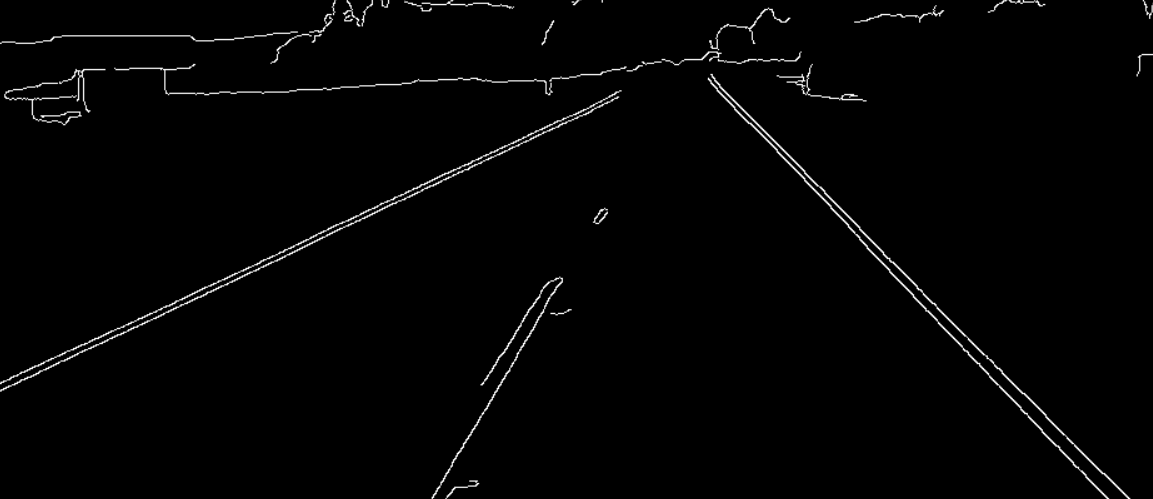
#> input picture Unit 9/E.png, 1153 x 499 px, found by its file name
$ jupyter execute shape_detection.ipynb
#> lines starting #> are read from the running program, lines starting #| are printed output that depends on the picture; after the words box and inside, x2 and y2 are one past the last pixel; in counts of white or black regions, pixels touching at a corner belong together
[cell 1]
import cv2
import matplotlib.pyplot as plt
import numpy as np

[cell 2]
def randomSample(r,c,n):
#> called with r = array of shape (10,), c = array of shape (10,), n = 2
    totalPoints = len(r)
    idx = np.random.permutation(np.arange(totalPoints))
    idx = idx[:n]
    r2, c2 = [], []
    for i in range(len(idx)):
        r2.append(r[idx[i]])
        c2.append(c[idx[i]])
    return r2, c2

[cell 3]
r = np.arange(10)
c = np.arange(10)[::-1]
r2, c2 = randomSample(r,c,2)
print(r2, c2)

[cell 4]
def fitLine(r1, c1, r2, c2):
    p = np.array([1,1])
    A = np.array([[r1, 1], [r2, 1]])
    q = np.array([[c1], [c2]])
    if np.linalg.matrix_rank(A) == 2:
        p = np.linalg.inv(A).dot(q)
    a,b = p[0], p[1]
    return a,b

[cell 5]
r = np.arange(10)
c = np.arange(10)[::-1]
r2, c2 = randomSample(r,c,2)
a,b = fitLine(r2[0], c2[0], r2[1], c2[1])
print(a, b)

[cell 6]
def getConsistencyScore(r, c, th, a,b):
    score = 0
    for i in range(len(r)):
        squaredError = (a*r[i]+b - c[i])**2
        if squaredError < th:
            score += 1
    return score

[cell 7]
def RANSACLine(E):
    E = E > 0
    idx = np.argwhere(E)
    r, c = idx[:,0], idx[:,1]
    best_a, best_b = 0, 0
    maxScore = -1
    numIter = 10
    for iter in range(numIter):
        r2, c2 = randomSample(r,c,2)
        a, b = fitLine(r2[0], c2[0], r2[1], c2[1])
        score = getConsistencyScore(r,c,2, a,b)
        if score > maxScore:
            maxScore = score
            best_a, best_b = a,b
    return best_a, best_b

[cell 8]
E = plt.imread(r'D:\Cursos Online\Computer_Vision_in_python\practice\Unit 9\E.png')
#> E is the input picture: shape (499, 1153, 4) float32; mean R, G, B, A 0.0142, 0.0142, 0.0142, 1

[cell 9]
E = E[:,:,0]
#> E: shape (499, 1153) float32

[cell 10]
plt.imshow(E, cmap='gray')

[cell 11]
E.max(), E.min()
#> Out = (1, 0)

[cell 12]
best_a, best_b = RANSACLine(E)
#> in RANSACLine, `E = E > 0`:
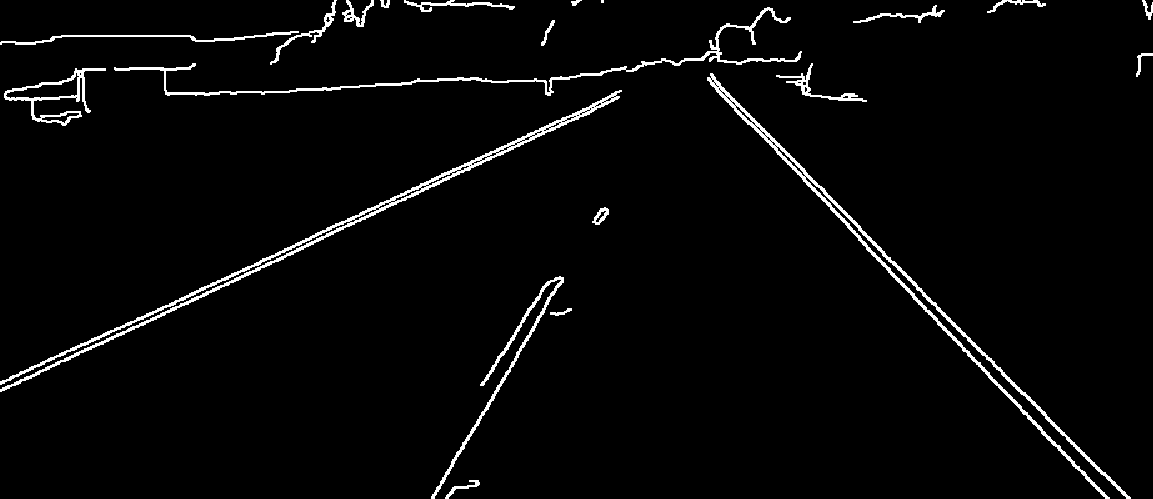
#> E: shape (499, 1153) bool; 3% white; 21 white regions (1 under 20 px), largest, box (x1, y1, x2, y2) and area: (0, 90, 622, 392) 4354, (707, 73, 1131, 499) 4094, (114, 7, 802, 96) 2637
#> in RANSACLine, `idx = np.argwhere(E)`: idx = 17017 pairs, first value 0 to 498, second value 0 to 1152
#> in RANSACLine, `r, c = idx[:,0], idx[:,1]`: r = 17017 values from 0 to 498; c = 17017 values, max 1152 at index 249, min 0 at index 2724, mean 531.6
#> the loop in RANSACLine, `for iter in range(numIter):` made 10 passes
#> (r2, A in fitLine, q in fitLine, a, b, score, maxScore, best_a) on pass 1: ([453, 222], [[453, 1], [222, 1]], [1062, 855], [0.896], [656.1], 395, 395, [0.896])
#> (r2, A in fitLine, q in fitLine, a, b, score) on passes 2 to 7: ([27, 483], [[27, 1], [483, 1]], [751, 1094], [0.752], [730.7], 148), ([21, 61], [[21, 1], [61, 1]], [779, 276], [-12.58], [1043.1], 27), ([83, 198], [[83, 1], [198, 1]], [60, 830], [6.7], [-495.7], 21), ([269, 129], [[269, 1], [129, 1]], [260, 755], [-3.54], [1211.1], 40), ([222, 306], [[222, 1], [306, 1]], [355, 169], [-2.21], [846.6], 374), ([374, 230], [[374, 1], [230, 1]], [1003, 334], [4.65], [-734.5], 19)
#> after the loop in RANSACLine, `for iter in range(numIter):`: maxScore = 395
#> best_a = [0.896]; best_b = [656.1]
best_a, best_b
#> Out = ([0.896], [656.1])

[cell 13]
def getExtents(a,b, numRows, numCols):
#> called with a = array of shape (1,), b = array of shape (1,), numRows = 499, numCols = 1153
    r1 = int(0)
    c1 = int(a*r1+b)
#> c1 = 656
    r2 = int(numRows -1)
    c2 = int(a*r2+b)
#> c2 = 1102
    return (c1, r1), (c2, r2)

[cell 14]
s, e = getExtents(best_a, best_b, E.shape[0], E.shape[1])
#> s = (656, 0); e = (1102, 498)

[cell 15]
s,e
#> Out = ((656, 0), (1102, 498))

[cell 16]
E2 = np.zeros((E.shape[0], E.shape[1], 3), dtype=np.uint8)
E3 = np.array(E*255, np.uint8)

E2[:,:,0] = E3
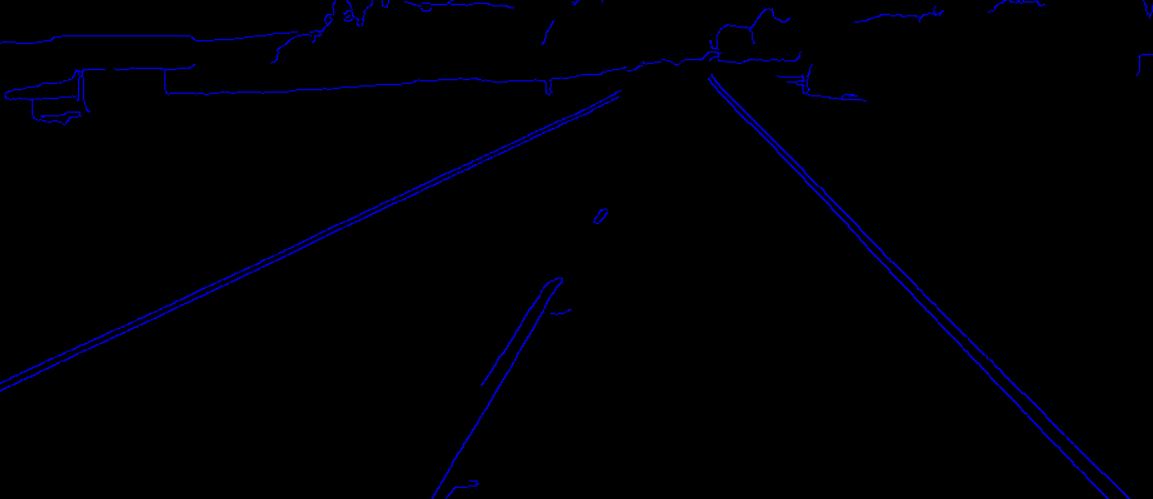
#> E2: shape (499, 1153, 3); mean of channels 0, 1, 2 3.6, 0, 0; drawn as B, G, R
E2[:,:,1] = E3
E2[:,:,2] = E3
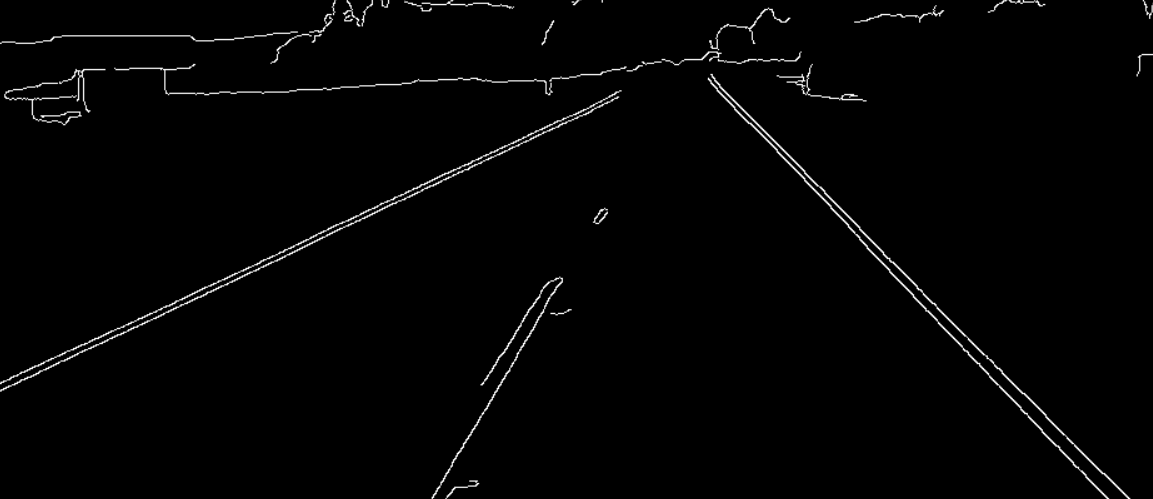
#> E2: shape (499, 1153, 3); min 0, max 255, mean 3.6
I = cv2.line(E2, s, e, (0,0,255), 3)
plt.imshow(I[:,:,::-1])
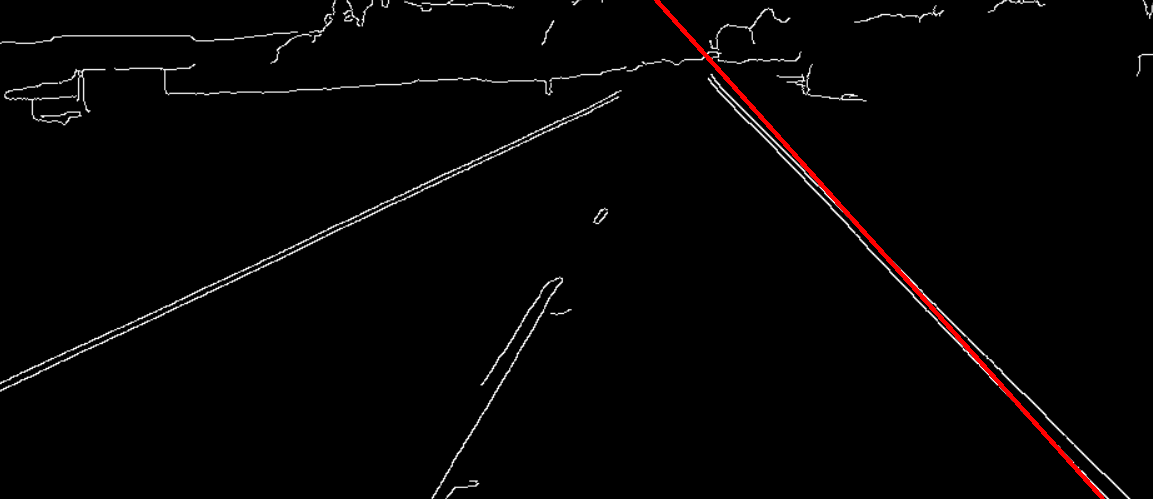
#> shown: shape (499, 1153, 3); mean R, G, B 4.8, 3.4, 3.4
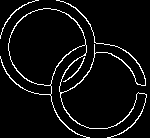
#> input picture Unit 9/Ec.png, 150 x 138 px, found by its file name
#> `E = cv2.imread(r'D:\Cursos Online\Computer_Vision_in_python\practice\U..`: E: shape (138, 150); 5.6% white in thin lines or dots

[cell 17]
plt.imshow(E3, cmap="gray")

# RANSAC Circle
Don't woory about the fitCircle implementation. Take it as a black box

[cell 18]
def fitCircle(x1,y1,x2,y2,x3,y3):
    c = (x1-x2)**2 + (y1-y2)**2
    a = (x2-x3)**2 + (y2-y3)**2
    b = (x3-x1)**2 + (y3-y1)**2
    s = 2*(a*b + b*c + c*a) - (a*a + b*b + c*c)
    px = (a*(b+c-a)*x1 + b*(c+a-b)*x2 + c*(a+b-c)*x3) / s
    py = (a*(b+c-a)*y1 + b*(c+a-b)*y2 + c*(a+b-c)*y3) / s
    ar = a**0.5
    br = b**0.5
    cr = c**0.5
    r = ar*br*cr / ((ar+br+cr)*(-ar+br+cr)*(ar-br+cr)*(ar+br-cr))**0.5
    return px,py,r

[cell 19]
def getConsistencyScore_circle(r,c,th,cr,cc,d):
    score = 0
    for i in range(len(r)):
        sd = ((r[i] -cr)**2 + (c[i]-cc)**2 - d**2)**2
        if sd < th:
            score += 1
    return score

[cell 20]
def RANSACCircle(E):
    E = E > 0
#> E: shape (138, 150) bool; 5.6% white in thin lines or dots
    idx = np.argwhere(E)
#> idx = 1160 pairs, first value 0 to 137, second value 0 to 146
    r, c = idx[:,0], idx[:,1]
#> r = 1160 values from 0 to 137; c = 1160 values, max 146 at index 879, min 0 at index 248, mean 73.73
    best_cr, best_cc, best_d = 0, 0, 0
    maxScore = -1
    numIter = 1000
    for iter in range(numIter):
        r2, c2 = randomSample(r,c,3)
        cr, cc, d = fitCircle(r2[0], c2[0], r2[1], c2[1], r2[2], c2[2])
        score = getConsistencyScore_circle(r,c,3,cr,cc,d)
        if score > maxScore:
            maxScore = score
            best_cr , best_cc , best_d = cr , cc , d
#> this loop made 1000 passes
#> (r2, c2, c in fitCircle, a in fitCircle, b in fitCircle, s in fitCircle, px in fitCircle, py in fitCircle) on passes 1, 4, 23: ([68, 93, 11], [130, 141, 61], 746, 13124, 8010, 4822416, 131.6, 19.45), ([97, 126, 94], [60, 67, 48], 890, 1385, 153, 427716, 115, 49.13), ([116, 66, 84], [69, 128, 138], 5981, 424, 5785, 9759376, 93.15, 100.3)
#> (r2, c2, c in fitCircle, a in fitCircle, b in fitCircle, s in fitCircle, px in fitCircle, py in fitCircle) on passes 2, 3, 5, 6, 7, 8: ([110, 26, 52], [131, 90, 98], 8737, 740, 4453, 620944, -24.2, 299.4), ([112, 128, 124], [56, 107, 79], 2857, 800, 673, 238144, 47.68, 104.2), ([27, 126, 83], [14, 113, 60], 19602, 4658, 5252, 3920400, -165.8, 305.8), ([65, 44, 120], [81, 85, 74], 457, 5897, 3074, 21316, 171.1, 695.3), ([109, 127, 48], [64, 68, 121], 340, 9050, 6970, 6451600, 105.7, 121.6), ([1, 11, 60], [62, 32, 74], 1000, 4165, 3625, 14288400, 32.94, 55.98)
    return best_cr, best_cc, best_d

[cell 21]
E = cv2.imread(r'D:\Cursos Online\Computer_Vision_in_python\practice\Unit 9\Ec.png', cv2.IMREAD_GRAYSCALE)

[cell 22]
plt.imshow(E, cmap='gray')

[cell 23]
best_cr, best_cc, best_d = RANSACCircle(E)

[cell 24]
best_cr, best_cc, best_d
#> Out = (46.48, 47.12, 47.83)

[cell 25]
E2 = np.zeros((E.shape[0],E.shape[1],3),dtype=np.uint8)
E3 = np.array(255*E,dtype = np.uint8)
E2[:,:,0] = E3
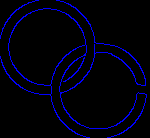
#> E2: shape (138, 150, 3); mean of channels 0, 1, 2 0.056, 0, 0; drawn with 1 as white
E2[:,:,1] = E3
E2[:,:,2] = E3
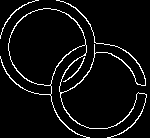
#> E2: shape (138, 150, 3); values 0 (black) and 1 (white), 5.6% white in thin lines or dots
I = cv2.circle(E2,(int(best_cc),int(best_cr)),int(best_d),(0,0,255),2)
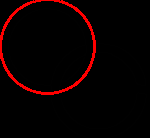
#> I: shape (138, 150, 3); mean of channels 0, 1, 2 0, 0, 10.2; drawn as B, G, R
plt.imshow(I[:,:,::-1])
